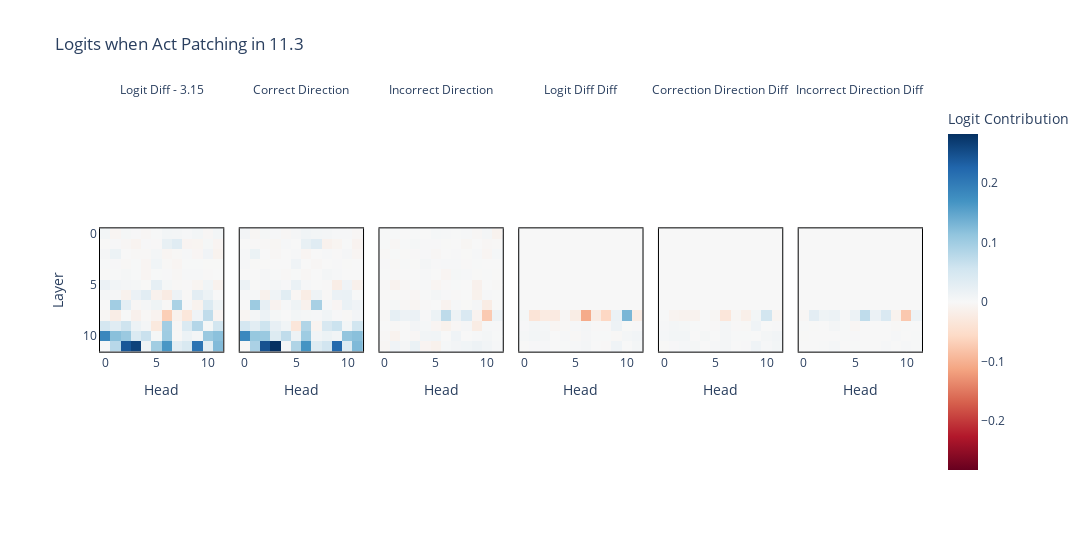

The notebook cell this image was saved under:
### Code cell
ablate_heads = [(8,i) for i in range(12)]#(7,i) for i in range(12)]
act_logit_results = act_patch(
    model = model,
    orig_input = clean_tokens,
    new_cache = corrupted_cache,
    patching_nodes = [Node("z", layer = int(layer), head = int(head)) for layer, head in ablate_heads],
    patching_metric = return_item,
    apply_metric_to_cache = False
    )


act_patching_results = act_patch(
    model = model,
    orig_input = clean_tokens,
    new_cache = corrupted_cache,
    patching_nodes =  [Node("z", layer = int(layer), head = int(head)) for layer, head in ablate_heads],
    patching_metric = partial(display_all_logits, title = f"Logits when Act Patching in {layer}.{head}", comparison = True, logits = act_logit_results),
    apply_metric_to_cache = True
    )

### Figure 1 — Plotly figure (JSON) as saved in the notebook; plotly's stock layout.template omitted (floating-point values rounded to 4 significant figures; data arrays with more than 128 entries replaced by an {"elided": "..."} marker saying what was removed)
{"data": [{"coloraxis": "coloraxis", "hovertemplate": "Head: %{x}<br>Layer: %{y}<br>Logit Contribution: %{z}<extra></extra>", "name": "0", "type": "heatmap", "xaxis": "x", "yaxis": "y", "z": {"elided": "12x12 float values"}}, {"coloraxis": "coloraxis", "hovertemplate": "Head: %{x}<br>Layer: %{y}<br>Logit Contribution: %{z}<extra></extra>", "name": "1", "type": "heatmap", "xaxis": "x2", "yaxis": "y2", "z": {"elided": "12x12 float values"}}, {"coloraxis": "coloraxis", "hovertemplate": "Head: %{x}<br>Layer: %{y}<br>Logit Contribution: %{z}<extra></extra>", "name": "2", "type": "heatmap", "xaxis": "x3", "yaxis": "y3", "z": {"elided": "12x12 float values"}}, {"coloraxis": "coloraxis", "hovertemplate": "Head: %{x}<br>Layer: %{y}<br>Logit Contribution: %{z}<extra></extra>", "name": "3", "type": "heatmap", "xaxis": "x4", "yaxis": "y4", "z": {"elided": "12x12 float values"}}, {"coloraxis": "coloraxis", "hovertemplate": "Head: %{x}<br>Layer: %{y}<br>Logit Contribution: %{z}<extra></extra>", "name": "4", "type": "heatmap", "xaxis": "x5", "yaxis": "y5", "z": {"elided": "12x12 float values"}}, {"coloraxis": "coloraxis", "hovertemplate": "Head: %{x}<br>Layer: %{y}<br>Logit Contribution: %{z}<extra></extra>", "name": "5", "type": "heatmap", "xaxis": "x6", "yaxis": "y6", "z": {"elided": "12x12 float values"}}], "layout": {"annotations": [{"font": {}, "showarrow": false, "text": "Logit Diff - 3.15", "x": 0.075, "xanchor": "center", "xref": "paper", "y": 1, "yanchor": "bottom", "yref": "paper"}, {"font": {}, "showarrow": false, "text": "Correct Direction", "x": 0.245, "xanchor": "center", "xref": "paper", "y": 1, "yanchor": "bottom", "yref": "paper"}, {"font": {}, "showarrow": false, "text": "Incorrect Direction", "x": 0.415, "xanchor": "center", "xref": "paper", "y": 1, "yanchor": "bottom", "yref": "paper"}, {"font": {}, "showarrow": false, "text": "Logit Diff Diff", "x": 0.585, "xanchor": "center", "xref": "paper", "y": 1, "yanchor": "bottom", "yref": "paper"}, {"font": {}, "showarrow": false, "text": "Correction Direction Diff", "x": 0.755, "xanchor": "center", "xref": "paper", "y": 1, "yanchor": "bottom", "yref": "paper"}, {"font": {}, "showarrow": false, "text": "Incorrect Direction Diff", "x": 0.925, "xanchor": "center", "xref": "paper", "y": 1, "yanchor": "bottom", "yref": "paper"}], "coloraxis": {"cmid": 0, "colorbar": {"title": {"text": "Logit Contribution"}}, "colorscale": [[0, "rgb(103,0,31)"], [0.1, "rgb(178,24,43)"], [0.2, "rgb(214,96,77)"], [0.3, "rgb(244,165,130)"], [0.4, "rgb(253,219,199)"], [0.5, "rgb(247,247,247)"], [0.6, "rgb(209,229,240)"], [0.7, "rgb(146,197,222)"], [0.8, "rgb(67,147,195)"], [0.9, "rgb(33,102,172)"], [1, "rgb(5,48,97)"]]}, "margin": {"l": 100, "r": 100}, "title": {"text": "Logits when Act Patching in 11.3"}, "width": 1500, "xaxis": {"anchor": "y", "constrain": "domain", "domain": [0, 0.15], "linecolor": "black", "linewidth": 1, "mirror": true, "scaleanchor": "y", "showline": true, "title": {"text": "Head"}}, "xaxis2": {"anchor": "y2", "domain": [0.17, 0.32], "linecolor": "black", "linewidth": 1, "matches": "x", "mirror": true, "showline": true, "title": {"text": "Head"}}, "xaxis3": {"anchor": "y3", "domain": [0.34, 0.49], "linecolor": "black", "linewidth": 1, "matches": "x", "mirror": true, "showline": true, "title": {"text": "Head"}}, "xaxis4": {"anchor": "y4", "domain": [0.51, 0.66], "linecolor": "black", "linewidth": 1, "matches": "x", "mirror": true, "showline": true, "title": {"text": "Head"}}, "xaxis5": {"anchor": "y5", "domain": [0.68, 0.83], "linecolor": "black", "linewidth": 1, "matches": "x", "mirror": true, "showline": true, "title": {"text": "Head"}}, "xaxis6": {"anchor": "y6", "domain": [0.85, 1], "linecolor": "black", "linewidth": 1, "matches": "x", "mirror": true, "showline": true, "title": {"text": "Head"}}, "yaxis": {"anchor": "x", "autorange": "reversed", "constrain": "domain", "domain": [0, 1], "linecolor": "black", "linewidth": 1, "mirror": true, "showline": true, "title": {"text": "Layer"}}, "yaxis2": {"anchor": "x2", "domain": [0, 1], "linecolor": "black", "linewidth": 1, "matches": "y", "mirror": true, "showline": true, "showticklabels": false}, "yaxis3": {"anchor": "x3", "domain": [0, 1], "linecolor": "black", "linewidth": 1, "matches": "y", "mirror": true, "showline": true, "showticklabels": false}, "yaxis4": {"anchor": "x4", "domain": [0, 1], "linecolor": "black", "linewidth": 1, "matches": "y", "mirror": true, "showline": true, "showticklabels": false}, "yaxis5": {"anchor": "x5", "domain": [0, 1], "linecolor": "black", "linewidth": 1, "matches": "y", "mirror": true, "showline": true, "showticklabels": false}, "yaxis6": {"anchor": "x6", "domain": [0, 1], "linecolor": "black", "linewidth": 1, "matches": "y", "mirror": true, "showline": true, "showticklabels": false}}}
